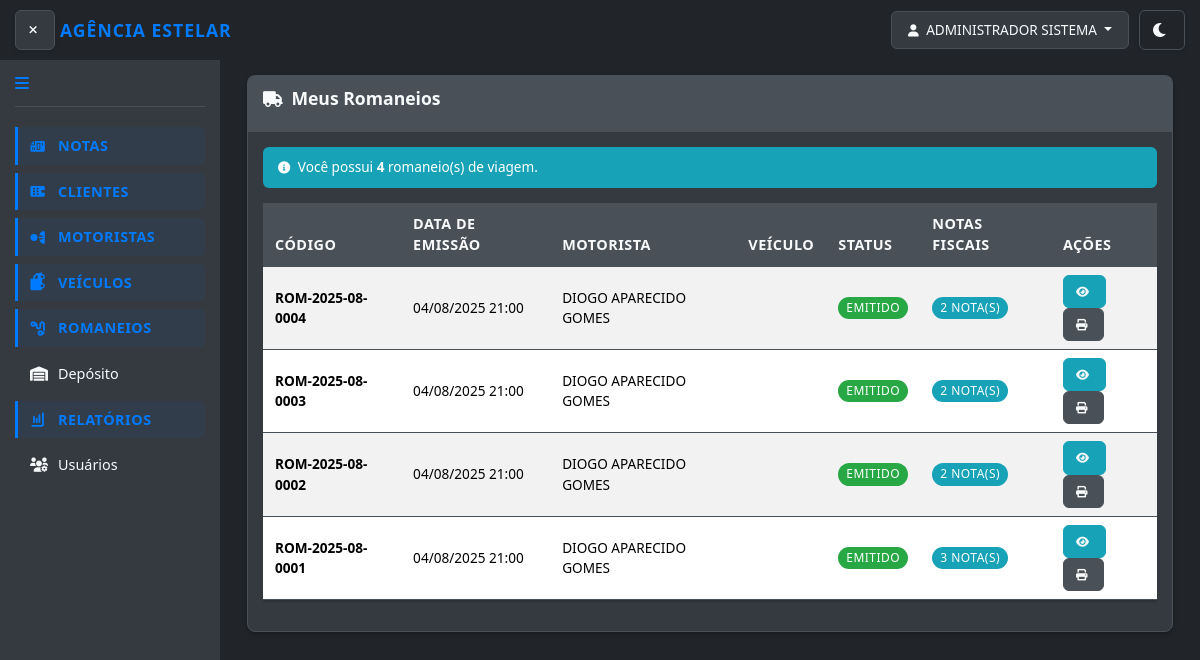
Page /notas/meus-romaneios/ (signed in) on the earlier database version.
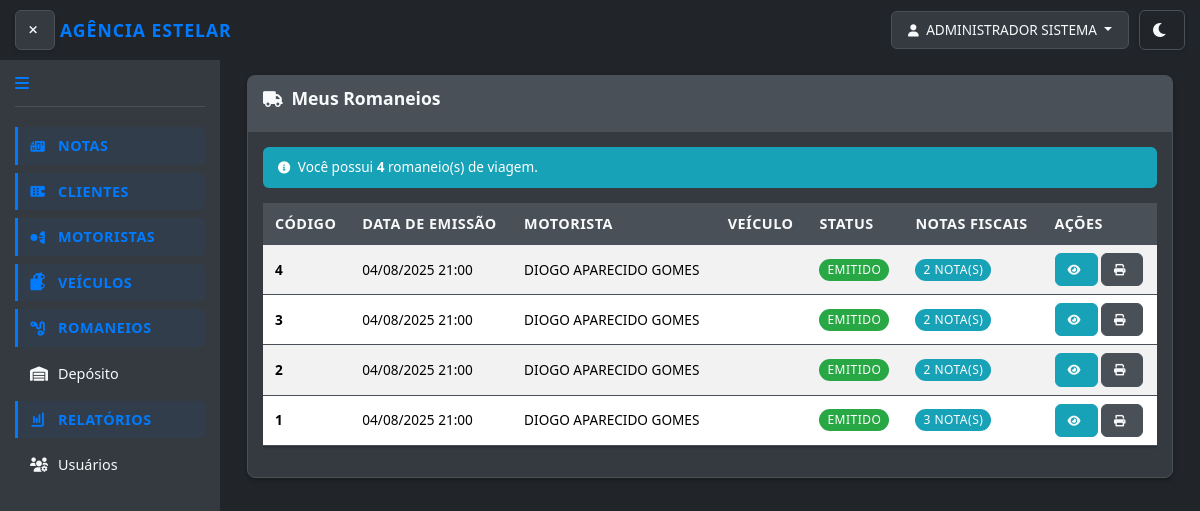
Same page on the later database version.
### notas/models.py (models this page shows, shortened)
class UpperCaseMixin:
    def save(self, *args, **kwargs):
        for field in self._meta.fields:
            if hasattr(field, 'max_length') and hasattr(self, field.name):
                value = getattr(self, field.name)
                if value and isinstance(value, str):
                    exclude_fields = [
                        'email', 'password', 'username', 'cpf', 'cnpj',
                        'cnh', 'chassi', 'renavam', 'placa', 'cep',
                        'telefone', 'rntrc', 'numero_consulta', 'tipo_usuario'
                    ]
                    if field.name not in exclude_fields:
                        setattr(self, field.name, value.upper())
        super().save(*args, **kwargs)

class RomaneioViagem(UpperCaseMixin, models.Model):
    codigo = models.CharField(
        max_length=20,
        unique=True,
        verbose_name="Código do Romaneio",
        help_text="Código único do romaneio (ex: ROM-2024-01-0001)"
    )
    STATUS_ROMANEIO_CHOICES = [
        ('Salvo', 'Salvo'),
        ('Emitido', 'Emitido'),
        ('Em_Transito', 'Em Trânsito'),
        ('Entregue', 'Entregue'),
        ('Cancelado', 'Cancelado'),
    ]
    status = models.CharField(
        max_length=15,
        choices=STATUS_ROMANEIO_CHOICES,
        default='Salvo',
        verbose_name="Status do Romaneio"
    )
    cliente = models.ForeignKey(
        Cliente,
        on_delete=models.PROTECT,
        related_name='romaneios_cliente',
        verbose_name="Cliente"
    )
    motorista = models.ForeignKey(
        Motorista,
        on_delete=models.PROTECT,
        related_name='romaneios_motorista',
        verbose_name="Motorista"
    )
    veiculo_principal = models.ForeignKey(
        Veiculo,
        on_delete=models.PROTECT,
        related_name='romaneios_veiculo_principal',
        verbose_name="Veículo Principal",
        help_text="Caminhão trator, carro ou van"
    )
    reboque_1 = models.ForeignKey(
        Veiculo,
        on_delete=models.SET_NULL,
        null=True,
        blank=True,
        related_name='romaneios_reboque_1',
        verbose_name="Reboque 1",
        help_text="Primeiro reboque (opcional)"
    )
    reboque_2 = models.ForeignKey(
        Veiculo,
        on_delete=models.SET_NULL,
        null=True,
        blank=True,
        related_name='romaneios_reboque_2',
        verbose_name="Reboque 2",
        help_text="Segundo reboque (opcional)"
    )
    notas_fiscais = models.ManyToManyField(
        NotaFiscal,
        related_name='romaneios_vinculados',
        blank=True,
        verbose_name="Notas Fiscais"
    )
    peso_total = models.DecimalField(
        max_digits=10,
        decimal_places=2,
        blank=True,
        null=True,
        verbose_name="Peso Total (kg)",
        help_text="Peso total da carga em quilogramas"
    )
    valor_total = models.DecimalField(
        max_digits=12,
        decimal_places=2,
        blank=True,
        null=True,
        verbose_name="Valor Total (R$)",
        help_text="Valor total da carga em reais"
    )
    quantidade_total = models.DecimalField(
        max_digits=10,
        decimal_places=2,
        blank=True,
        null=True,
        verbose_name="Quantidade Total",
        help_text="Quantidade total de itens"
    )
    origem_cidade = models.CharField(
        max_length=100,
        blank=True,
        null=True,
        verbose_name="Cidade de Origem"
    )
    origem_estado = models.CharField(
        max_length=2,
        blank=True,
        null=True,
        verbose_name="Estado de Origem (UF)"
    )
    destino_cidade = models.CharField(
        max_length=100,
        blank=True,
        null=True,
        verbose_name="Cidade de Destino"
    )
    destino_estado = models.CharField(
        max_length=2,
        blank=True,
        null=True,
        verbose_name="Estado de Destino (UF)"
    )
    data_emissao = models.DateTimeField(
        default=timezone.now,
        verbose_name="Data de Emissão"
    )
    data_saida = models.DateTimeField(
        blank=True,
        null=True,
        verbose_name="Data de Saída",
        help_text="Data e hora de saída para a viagem"
    )
    data_chegada_prevista = models.DateTimeField(
        blank=True,
        null=True,
        verbose_name="Data de Chegada Prevista",
        help_text="Data e hora prevista de chegada ao destino"
    )
    data_chegada_real = models.DateTimeField(
        blank=True,
        null=True,
        verbose_name="Data de Chegada Real",
        help_text="Data e hora real de chegada ao destino"
    )
    observacoes = models.TextField(
        blank=True,
        null=True,
        verbose_name="Observações"
    )
    seguro_obrigatorio = models.BooleanField(
        default=True,
        verbose_name="Seguro Obrigatório",
        help_text="Indica se o seguro é obrigatório para esta viagem"
    )
    percentual_seguro = models.DecimalField(
        max_digits=5,
        decimal_places=2,
        default=0.00,
        verbose_name="Percentual de Seguro (%)",
        help_text="Percentual de seguro aplicado baseado no estado de destino"
    )
    valor_seguro = models.DecimalField(
        max_digits=10,
        decimal_places=2,
        blank=True,
        null=True,
        verbose_name="Valor do Seguro (R$)",
        help_text="Valor calculado do seguro"
    )
    usuario_criacao = models.ForeignKey(
        'Usuario',
        on_delete=models.PROTECT,
        related_name='romaneios_criados',
        verbose_name="Usuário de Criação",
        null=True,
        blank=True
    )
    usuario_ultima_edicao = models.ForeignKey(
        'Usuario',
        on_delete=models.SET_NULL,
        null=True,
        blank=True,
        related_name='romaneios_editados',
        verbose_name="Usuário da Última Edição"
    )
    data_ultima_edicao = models.DateTimeField(
        auto_now=True,
        verbose_name="Data da Última Edição"
    )
    def get_composicao_veicular(self):
        composicao = [self.veiculo_principal.placa]
        if self.reboque_1:
            composicao.append(self.reboque_1.placa)
        if self.reboque_2:
            composicao.append(self.reboque_2.placa)
        return " + ".join(composicao)
    class Meta:
        verbose_name = "Romaneio de Viagem"
        verbose_name_plural = "Romaneios de Viagem"
        ordering = ['-data_emissao', 'codigo']
        indexes = [
            models.Index(fields=['codigo']),
            models.Index(fields=['status']),
            models.Index(fields=['cliente']),
            models.Index(fields=['motorista']),
            models.Index(fields=['data_emissao']),
        ]

class Motorista(UpperCaseMixin, models.Model):
    nome = models.CharField(max_length=255, verbose_name="Nome Completo")
    cpf = models.CharField(max_length=14, unique=True, verbose_name="CPF") # Ex: 000.000.000-00
    cnh = models.CharField(max_length=11, unique=True, blank=True, null=True, verbose_name="CNH")
    codigo_seguranca = models.CharField(max_length=10, blank=True, null=True, verbose_name="Código de Segurança CNH")
    vencimento_cnh = models.DateField(blank=True, null=True, verbose_name="Vencimento CNH")
    uf_emissao_cnh = models.CharField(max_length=2, blank=True, null=True, verbose_name="UF Emissão CNH")
    telefone = models.CharField(max_length=20, blank=True, null=True, verbose_name="Telefone")
    endereco = models.CharField(max_length=255, blank=True, null=True, verbose_name="Endereço")
    numero = models.CharField(max_length=10, blank=True, null=True, verbose_name="Número")
    complemento = models.CharField(max_length=255, blank=True, null=True, verbose_name="Complemento")
    bairro = models.CharField(max_length=100, blank=True, null=True, verbose_name="Bairro")
    cidade = models.CharField(max_length=100, blank=True, null=True, verbose_name="Cidade")
    estado = models.CharField(max_length=2, blank=True, null=True, verbose_name="Estado (UF)")
    cep = models.CharField(max_length=9, blank=True, null=True, verbose_name="CEP")
    data_nascimento = models.DateField(blank=True, null=True, verbose_name="Data de Nascimento")
    numero_consulta = models.CharField(max_length=50, blank=True, null=True, verbose_name="Número da Última Consulta")
    TIPO_COMPOSICAO_MOTORISTA_CHOICES = [
        ('Simples', 'Simples (Carro/Van/Truck)'),
        ('Carreta', 'Carreta (Caminhão Trator + 1 Reboque/Semi-reboque)'),
        ('Bi-trem', 'Bi-trem (Caminhão Trator + 2 Reboques/Semi-reboques)'),
    ]
    tipo_composicao_motorista = models.CharField(
        max_length=50,
        choices=TIPO_COMPOSICAO_MOTORISTA_CHOICES,
        default='Simples',
        verbose_name="Tipo de Composição que Dirige"
    )
    veiculo_principal = models.ForeignKey( # Caminhão Trator, Carro ou Van
        'Veiculo',
        on_delete=models.SET_NULL,
        blank=True,
        null=True,
        related_name='motoristas_veiculo_principal',
        verbose_name="Veículo Principal (Placa 1)"
    )
    reboque_1 = models.ForeignKey( # Primeiro Reboque/Semi-reboque (se Carreta ou Bi-trem)
        'Veiculo',
        on_delete=models.SET_NULL,
        blank=True,
        null=True,
        related_name='motoristas_reboque_1',
        verbose_name="Reboque 1 (Placa 2)"
    )
    reboque_2 = models.ForeignKey( # Segundo Reboque/Semi-reboque (se Bi-trem)
        'Veiculo',
        on_delete=models.SET_NULL,
        blank=True,
        null=True,
        related_name='motoristas_reboque_2',
        verbose_name="Reboque 2 (Placa 3)"
    )
    class Meta:
        verbose_name = "Motorista"
        verbose_name_plural = "Motoristas"
        ordering = ['nome']

### notas/views.py (the view)
# urls.py: path('meus-romaneios/', views.meus_romaneios, name='meus_romaneios'),
@login_required
@user_passes_test(is_cliente)
def meus_romaneios(request):
    if request.user.tipo_usuario.upper() == 'CLIENTE' and request.user.cliente:
        romaneios = RomaneioViagem.objects.filter(
            notas_fiscais__cliente=request.user.cliente
        ).distinct().order_by('-data_emissao')
    else:
        romaneios = RomaneioViagem.objects.all().order_by('-data_emissao')
    return render(request, 'notas/auth/meus_romaneios.html', {
        'romaneios': romaneios
    })

### notas/models.py (called while the page is built)
    def get_full_name(self):
        return f"{self.first_name} {self.last_name}".strip()

    @property
    def is_admin(self):
        return self.tipo_usuario == 'admin'

    @property
    def is_cliente(self):
        return self.tipo_usuario == 'cliente'

    def can_access_funcionalidades(self):
        return self.is_admin or self.is_funcionario

### notas/views.py (called while the page is built)
def is_cliente(user):
    return user.is_authenticated and user.tipo_usuario.upper() in ['ADMIN', 'FUNCIONARIO', 'CLIENTE']

### notas/templates/notas/auth/meus_romaneios.html (shortened to what the changed rows need)
{% extends 'base.html' %}
{% load static %}
{% block content %}
<div class="container-fluid">
    <div class="row">
        <div class="col-12">
            <div class="card">
                <div class="card-body">
                    {% if romaneios %}
                        <div class="table-responsive">
                            <table class="table table-striped table-hover">
                                <thead>
                                    <tr>
                                        <th>Código</th>
                                        <th>Data de Emissão</th>
                                        <th>Motorista</th>
                                        <th>Veículo</th>
                                        <th>Status</th>
                                        <th>Notas Fiscais</th>
                                        <th>Ações</th>
                                    </tr>
                                </thead>
                                <tbody>
                                    {% for romaneio in romaneios %}
                                        <tr>
                                            <td>
                                                <strong>{{ romaneio.codigo }}</strong>
                                            </td>
                                            <td>{{ romaneio.data_emissao|date:"d/m/Y H:i" }}</td>
                                            <td>{{ romaneio.motorista.nome }}</td>
                                            <td>{{ romaneio.get_composicao_veicular }}</td>
                                            <td>
                                                <span class="badge {% if romaneio.status == 'Salvo' %}bg-warning{% elif romaneio.status == 'Emitido' %}bg-success{% elif romaneio.status == 'Em_Transito' %}bg-info{% elif romaneio.status == 'Entregue' %}bg-primary{% elif romaneio.status == 'Cancelado' %}bg-danger{% else %}bg-secondary{% endif %}">
                                                    {{ romaneio.get_status_display }}
                                                </span>
                                            </td>
                                            <td>
                                                {% if romaneio.notas_fiscais.all %}
                                                    <span class="badge bg-info">{{ romaneio.notas_fiscais.count }} nota(s)</span>
                                                {% else %}
                                                    <span class="text-muted">Nenhuma</span>
                                                {% endif %}
                                            </td>
                                            <td>
                                                <a href="{% url 'notas:detalhes_romaneio' romaneio.pk %}"
                                                   class="btn btn-info btn-sm" title="Ver Detalhes">
                                                    <i class="fas fa-eye"></i>
                                                </a>
                                                <a href="{% url 'notas:visualizar_romaneio_para_impressao' romaneio.pk %}"
                                                   class="btn btn-secondary btn-sm" title="Imprimir" target="_blank">
                                                    <i class="fas fa-print"></i>
                                                </a>
                                            </td>
                                        </tr>
                                    {% endfor %}
                                </tbody>
                            </table>
                        </div>
                    {% else %}
                        <div class="alert alert-warning">
                            <i class="fas fa-exclamation-triangle"></i>
                            Nenhum romaneio encontrado para seu cliente.
                        </div>
                    {% endif %}
                </div>
            </div>
        </div>
    </div>
</div>
{% endblock %}

Differences in the rows shown:
changed RomaneioViagem (number 1 of 4 on the later page): codigo "ROM-2025-08-0004" → "4"
changed RomaneioViagem (number 2 of 4 on the later page): codigo "ROM-2025-08-0003" → "3"
changed RomaneioViagem (number 3 of 4 on the later page): codigo "ROM-2025-08-0002" → "2"
changed RomaneioViagem (number 4 of 4 on the later page): codigo "ROM-2025-08-0001" → "1"
